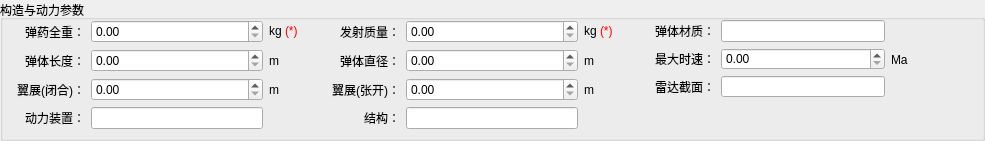
  <widget class="QGroupBox" name="gb_struct">
   <property name="geometry">
    <rect>
     <x>10</x>
     <y>170</y>
     <width>985</width>
     <height>141</height>
    </rect>
   </property>
   <property name="maximumSize">
    <size>
     <width>16777215</width>
     <height>1000</height>
    </size>
   </property>
   <property name="title">
    <string>构造与动力参数</string>
   </property>
   <widget class="QWidget" name="layoutWidget">
    <property name="geometry">
     <rect>
      <x>655</x>
      <y>20</y>
      <width>261</width>
      <height>77</height>
     </rect>
    </property>
    <layout class="QGridLayout" name="gridLayout_4">
     <item row="0" column="0">
      <widget class="QLabel" name="lbl_tex">
       <property name="text">
        <string>弹体材质：</string>
       </property>
       <property name="alignment">
        <set>Qt::AlignRight|Qt::AlignTrailing|Qt::AlignVCenter</set>
       </property>
      </widget>
     </item>
     <item row="0" column="1">
      <widget class="QLineEdit" name="ed_tex">
       <property name="minimumSize">
        <size>
         <width>0</width>
         <height>0</height>
        </size>
       </property>
      </widget>
     </item>
     <item row="1" column="0">
      <widget class="QLabel" name="lbl_g">
       <property name="text">
        <string>最大时速：</string>
       </property>
       <property name="alignment">
        <set>Qt::AlignRight|Qt::AlignTrailing|Qt::AlignVCenter</set>
       </property>
      </widget>
     </item>
     <item row="1" column="2">
      <widget class="QLabel" name="label_7">
       <property name="sizePolicy">
        <sizepolicy hsizetype="Minimum" vsizetype="Preferred">
         <horstretch>0</horstretch>
         <verstretch>0</verstretch>
        </sizepolicy>
       </property>
       <property name="minimumSize">
        <size>
         <width>25</width>
         <height>23</height>
        </size>
       </property>
       <property name="maximumSize">
        <size>
         <width>31</width>
         <height>23</height>
        </size>
       </property>
       <property name="styleSheet">
        <string notr="true"/>
       </property>
       <property name="text">
        <string>Ma</string>
       </property>
       <property name="alignment">
        <set>Qt::AlignLeading|Qt::AlignLeft|Qt::AlignVCenter</set>
       </property>
      </widget>
     </item>
     <item row="2" column="0">
      <widget class="QLabel" name="lbl_radar_face">
       <property name="text">
        <string>雷达截面：</string>
       </property>
       <property name="alignment">
        <set>Qt::AlignRight|Qt::AlignTrailing|Qt::AlignVCenter</set>
       </property>
      </widget>
     </item>
     <item row="2" column="1">
      <widget class="QLineEdit" name="ed_radar_face">
       <property name="minimumSize">
        <size>
         <width>0</width>
         <height>0</height>
        </size>
       </property>
      </widget>
     </item>
     <item row="1" column="1">
      <widget class="QDoubleSpinBox" name="ed_max_speed">
       <property name="maximum">
        <double>20000.000000000000000</double>
       </property>
       <property name="value">
        <double>0.000000000000000</double>
       </property>
      </widget>
     </item>
    </layout>
   </widget>
   <widget class="QWidget" name="layoutWidget">
    <property name="geometry">
     <rect>
      <x>332</x>
      <y>20</y>
      <width>281</width>
      <height>109</height>
     </rect>
    </property>
    <layout class="QGridLayout" name="gridLayout_5">
     <item row="0" column="0">
      <widget class="QLabel" name="lbl_body">
       <property name="text">
        <string>发射质量：</string>
       </property>
       <property name="alignment">
        <set>Qt::AlignRight|Qt::AlignTrailing|Qt::AlignVCenter</set>
       </property>
      </widget>
     </item>
     <item row="0" column="2">
      <widget class="QLabel" name="label_3">
       <property name="sizePolicy">
        <sizepolicy hsizetype="Minimum" vsizetype="Preferred">
         <horstretch>0</horstretch>
         <verstretch>0</verstretch>
        </sizepolicy>
       </property>
       <property name="minimumSize">
        <size>
         <width>25</width>
         <height>23</height>
        </size>
       </property>
       <property name="maximumSize">
        <size>
         <width>31</width>
         <height>23</height>
        </size>
       </property>
       <property name="styleSheet">
        <string notr="true"/>
       </property>
       <property name="text">
        <string>&lt;html&gt;&lt;head/&gt;&lt;body&gt;&lt;p&gt;kg &lt;span style=&quot; color:#ff0000;&quot;&gt;(*)&lt;/span&gt;&lt;/p&gt;&lt;/body&gt;&lt;/html&gt;</string>
       </property>
       <property name="alignment">
        <set>Qt::AlignLeading|Qt::AlignLeft|Qt::AlignVCenter</set>
       </property>
      </widget>
     </item>
     <item row="1" column="0">
      <widget class="QLabel" name="lbl_diam">
       <property name="text">
        <string>弹体直径：</string>
       </property>
       <property name="alignment">
        <set>Qt::AlignRight|Qt::AlignTrailing|Qt::AlignVCenter</set>
       </property>
      </widget>
     </item>
     <item row="1" column="2">
      <widget class="QLabel" name="label_6">
       <property name="sizePolicy">
        <sizepolicy hsizetype="Minimum" vsizetype="Preferred">
         <horstretch>0</horstretch>
         <verstretch>0</verstretch>
        </sizepolicy>
       </property>
       <property name="minimumSize">
        <size>
         <width>25</width>
         <height>23</height>
        </size>
       </property>
       <property name="maximumSize">
        <size>
         <width>31</width>
         <height>23</height>
        </size>
       </property>
       <property name="styleSheet">
        <string notr="true"/>
       </property>
       <property name="text">
        <string>m</string>
       </property>
       <property name="alignment">
        <set>Qt::AlignLeading|Qt::AlignLeft|Qt::AlignVCenter</set>
       </property>
      </widget>
     </item>
     <item row="2" column="0">
      <widget class="QLabel" name="lbl_span_o">
       <property name="text">
        <string>翼展(张开)：</string>
       </property>
       <property name="alignment">
        <set>Qt::AlignRight|Qt::AlignTrailing|Qt::AlignVCenter</set>
       </property>
      </widget>
     </item>
     <item row="2" column="2">
      <widget class="QLabel" name="label_5">
       <property name="sizePolicy">
        <sizepolicy hsizetype="Minimum" vsizetype="Preferred">
         <horstretch>0</horstretch>
         <verstretch>0</verstretch>
        </sizepolicy>
       </property>
       <property name="minimumSize">
        <size>
         <width>25</width>
         <height>23</height>
        </size>
       </property>
       <property name="maximumSize">
        <size>
         <width>31</width>
         <height>23</height>
        </size>
       </property>
       <property name="styleSheet">
        <string notr="true"/>
       </property>
       <property name="text">
        <string>m</string>
       </property>
       <property name="alignment">
        <set>Qt::AlignLeading|Qt::AlignLeft|Qt::AlignVCenter</set>
       </property>
      </widget>
     </item>
     <item row="3" column="0">
      <widget class="QLabel" name="lbl_struct">
       <property name="text">
        <string>结构：</string>
       </property>
       <property name="alignment">
        <set>Qt::AlignRight|Qt::AlignTrailing|Qt::AlignVCenter</set>
       </property>
      </widget>
     </item>
     <item row="3" column="1">
      <widget class="QLineEdit" name="ed_struct">
       <property name="minimumSize">
        <size>
         <width>0</width>
         <height>0</height>
        </size>
       </property>
      </widget>
     </item>
     <item row="0" column="1">
      <widget class="QDoubleSpinBox" name="ed_launch_mass">
       <property name="maximum">
        <double>20000.000000000000000</double>
       </property>
       <property name="value">
        <double>0.000000000000000</double>
       </property>
      </widget>
     </item>
     <item row="2" column="1">
      <widget class="QDoubleSpinBox" name="ed_wingspan_o">
       <property name="maximum">
        <double>20000.000000000000000</double>
       </property>
       <property name="value">
        <double>0.000000000000000</double>
       </property>
      </widget>
     </item>
     <item row="1" column="1">
      <widget class="QDoubleSpinBox" name="ed_diameter">
       <property name="maximum">
        <double>20000.000000000000000</double>
       </property>
       <property name="value">
        <double>0.000000000000000</double>
       </property>
      </widget>
     </item>
    </layout>
   </widget>
   <widget class="QWidget" name="layoutWidget">
    <property name="geometry">
     <rect>
      <x>17</x>
      <y>20</y>
      <width>281</width>
      <height>109</height>
     </rect>
    </property>
    <layout class="QGridLayout" name="gridLayout_3">
     <item row="0" column="0">
      <widget class="QLabel" name="lbl_prop">
       <property name="text">
        <string>弹药全重：</string>
       </property>
       <property name="alignment">
        <set>Qt::AlignRight|Qt::AlignTrailing|Qt::AlignVCenter</set>
       </property>
      </widget>
     </item>
     <item row="0" column="2">
      <widget class="QLabel" name="label">
       <property name="sizePolicy">
        <sizepolicy hsizetype="Minimum" vsizetype="Preferred">
         <horstretch>0</horstretch>
         <verstretch>0</verstretch>
        </sizepolicy>
       </property>
       <property name="minimumSize">
        <size>
         <width>25</width>
         <height>23</height>
        </size>
       </property>
       <property name="maximumSize">
        <size>
         <width>31</width>
         <height>23</height>
        </size>
       </property>
       <property name="styleSheet">
        <string notr="true"/>
       </property>
       <property name="text">
        <string>&lt;html&gt;&lt;head/&gt;&lt;body&gt;&lt;p&gt;kg &lt;span style=&quot; color:#ff0000;&quot;&gt;(*)&lt;/span&gt;&lt;/p&gt;&lt;/body&gt;&lt;/html&gt;</string>
       </property>
       <property name="alignment">
        <set>Qt::AlignLeading|Qt::AlignLeft|Qt::AlignVCenter</set>
       </property>
      </widget>
     </item>
     <item row="1" column="0">
      <widget class="QLabel" name="lbl_len">
       <property name="text">
        <string>弹体长度：</string>
       </property>
       <property name="alignment">
        <set>Qt::AlignRight|Qt::AlignTrailing|Qt::AlignVCenter</set>
       </property>
      </widget>
     </item>
     <item row="1" column="2">
      <widget class="QLabel" name="label_2">
       <property name="sizePolicy">
        <sizepolicy hsizetype="Minimum" vsizetype="Preferred">
         <horstretch>0</horstretch>
         <verstretch>0</verstretch>
        </sizepolicy>
       </property>
       <property name="minimumSize">
        <size>
         <width>25</width>
         <height>23</height>
        </size>
       </property>
       <property name="maximumSize">
        <size>
         <width>31</width>
         <height>23</height>
        </size>
       </property>
       <property name="styleSheet">
        <string notr="true"/>
       </property>
       <property name="text">
        <string>m</string>
       </property>
       <property name="alignment">
        <set>Qt::AlignLeading|Qt::AlignLeft|Qt::AlignVCenter</set>
       </property>
      </widget>
     </item>
     <item row="2" column="0">
      <widget class="QLabel" name="lbl_span_c">
       <property name="text">
        <string>翼展(闭合)：</string>
       </property>
       <property name="alignment">
        <set>Qt::AlignRight|Qt::AlignTrailing|Qt::AlignVCenter</set>
       </property>
      </widget>
     </item>
     <item row="2" column="2">
      <widget class="QLabel" name="label_4">
       <property name="sizePolicy">
        <sizepolicy hsizetype="Minimum" vsizetype="Preferred">
         <horstretch>0</horstretch>
         <verstretch>0</verstretch>
        </sizepolicy>
       </property>
       <property name="minimumSize">
        <size>
         <width>25</width>
         <height>23</height>
        </size>
       </property>
       <property name="maximumSize">
        <size>
         <width>31</width>
         <height>23</height>
        </size>
       </property>
       <property name="styleSheet">
        <string notr="true"/>
       </property>
       <property name="text">
        <string>m</string>
       </property>
       <property name="alignment">
        <set>Qt::AlignLeading|Qt::AlignLeft|Qt::AlignVCenter</set>
       </property>
      </widget>
     </item>
     <item row="3" column="0">
      <widget class="QLabel" name="lbl_power">
       <property name="text">
        <string>动力装置：</string>
       </property>
       <property name="alignment">
        <set>Qt::AlignRight|Qt::AlignTrailing|Qt::AlignVCenter</set>
       </property>
      </widget>
     </item>
     <item row="3" column="1">
      <widget class="QLineEdit" name="ed_power">
       <property name="minimumSize">
        <size>
         <width>10</width>
         <height>0</height>
        </size>
       </property>
      </widget>
     </item>
     <item row="0" column="1">
      <widget class="QDoubleSpinBox" name="ed_weight_full">
       <property name="maximum">
        <double>20000.000000000000000</double>
       </property>
       <property name="value">
        <double>0.000000000000000</double>
       </property>
      </widget>
     </item>
     <item row="1" column="1">
      <widget class="QDoubleSpinBox" name="ed_len">
       <property name="maximum">
        <double>20000.000000000000000</double>
       </property>
       <property name="value">
        <double>0.000000000000000</double>
       </property>
      </widget>
     </item>
     <item row="2" column="1">
      <widget class="QDoubleSpinBox" name="ed_wingspan_c">
       <property name="maximum">
        <double>20000.000000000000000</double>
       </property>
       <property name="value">
        <double>0.000000000000000</double>
       </property>
      </widget>
     </item>
    </layout>
   </widget>
  </widget>
